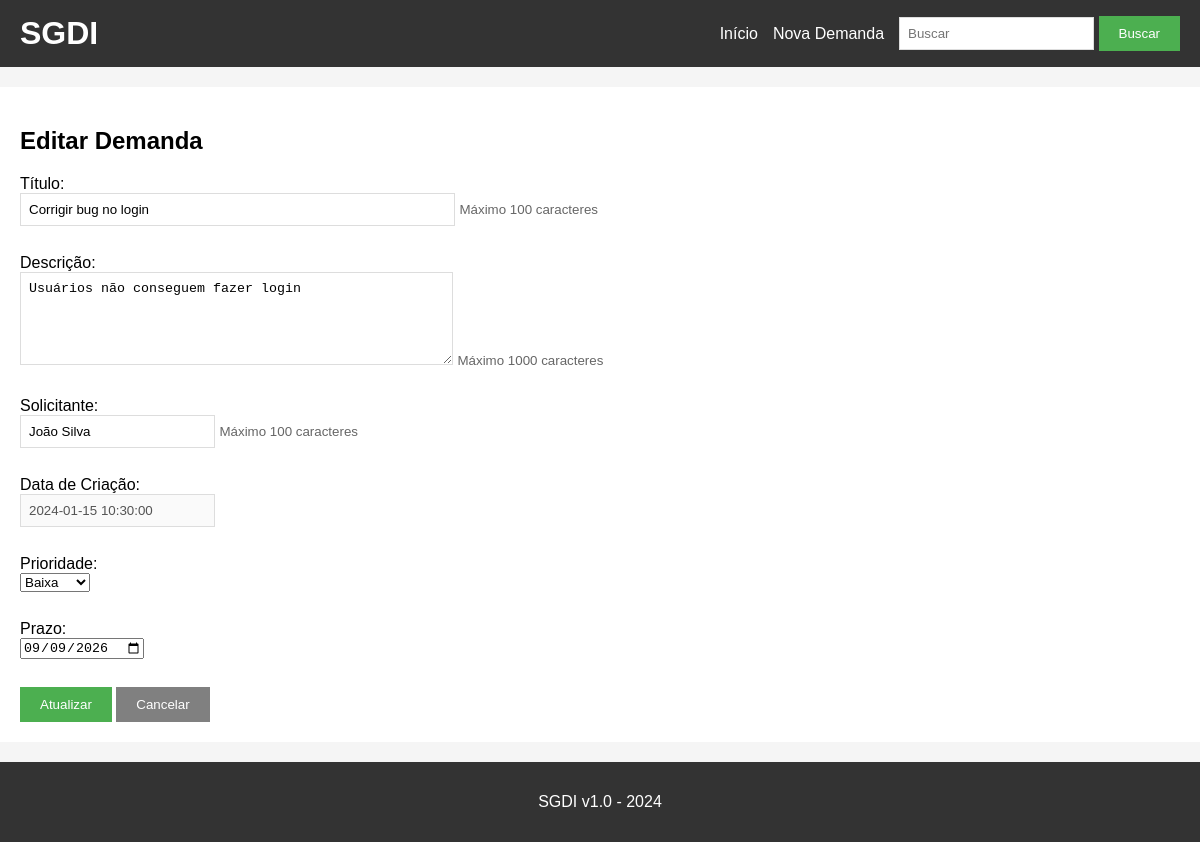
The app's page /editar/1, older data.
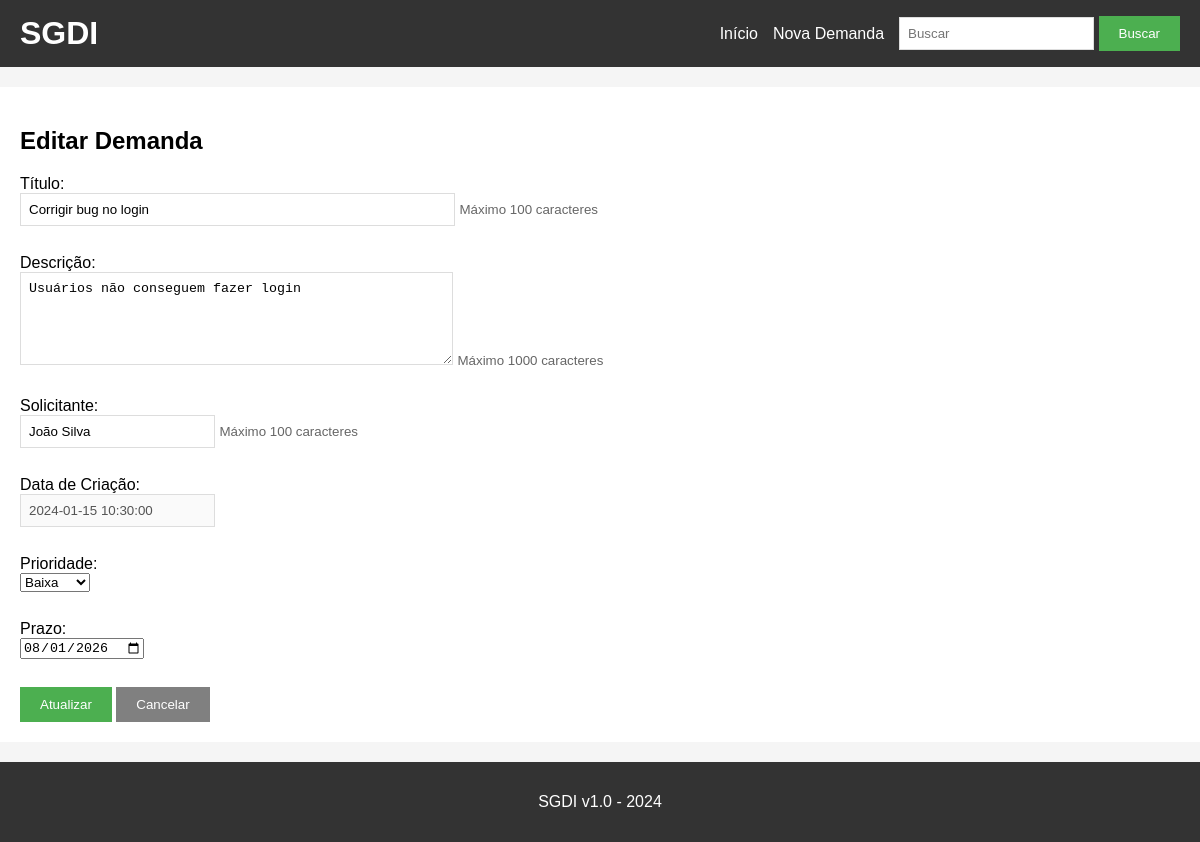
The same page, newer data.
### tables this page shows
CREATE TABLE demandas (
    id INTEGER PRIMARY KEY AUTOINCREMENT,
    titulo TEXT NOT NULL,
    descricao TEXT,
    solicitante TEXT,
    data_criacao TEXT,
    prioridade TEXT,
    prazo TEXT
);

### app.py (the view, shortened to what this page needs)
@app.route('/editar/<id>', methods=['GET', 'POST'])
def editar(id):
    conn = get_db()
    cursor = conn.cursor()
    demanda = cursor.execute('SELECT * FROM demandas WHERE id=?', (id,)).fetchone()
    conn.close()
    return render_template('editar.html', demanda=demanda)

### app.py (called while the page is built)
def get_db():
    conn = sqlite3.connect('demandas.db')
    conn.row_factory = sqlite3.Row
    return conn

### templates/editar.html (shortened to what this page needs)
{% extends "base.html" %}
{% block content %}
<h2>Editar Demanda</h2>
<form method="POST" action="/editar/{{ demanda[0] }}">
    <div>
        <label>Título:</label><br>
        <input type="text" name="titulo" value="{{ demanda[1] }}" size="50" maxlength="100" required>
        <small style="color: #666;">Máximo 100 caracteres</small>
    </div>
    <br>
    <div>
        <label>Descrição:</label><br>
        <textarea name="descricao" rows="5" cols="50" maxlength="1000" required>{{ demanda[2] }}</textarea>
        <small style="color: #666;">Máximo 1000 caracteres</small>
    </div>
    <br>
    <div>
        <label>Solicitante:</label><br>
        <input type="text" name="solicitante" value="{{ demanda[3] }}" maxlength="100" required>
        <small style="color: #666;">Máximo 100 caracteres</small>
    </div>
    <br>
    <div>
        <label>Data de Criação:</label><br>
        <input type="text" value="{{ demanda[4] }}" disabled>
    </div>
    <br>
    <div>
        <label>Prioridade:</label><br>
        <select name="prioridade" required>
            <option value="Baixa">Baixa</option>
        </select>
    </div>
    <br>
    <div>
        <label>Prazo:</label><br>
        <input type="date" name="prazo" value="{{ demanda[6] }}" required>
    </div>
    <br>
    <button type="submit">Atualizar</button>
    <a href="/"><button type="button">Cancelar</button></a>
</form>
{% endblock %}

Row changes from the older to the newer data that the page shows:
changed demandas "Corrigir bug no login": prazo "09/09/2026" → "08/01/2026"
